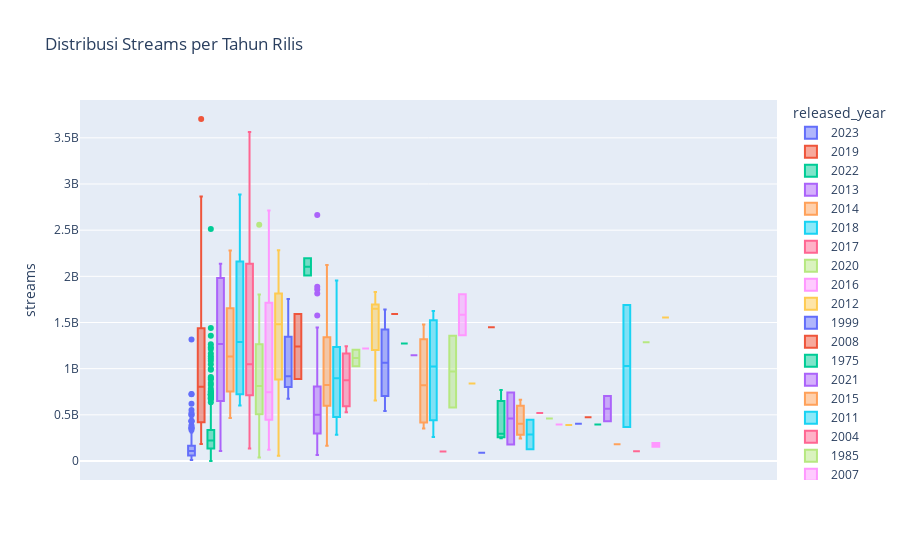

This figure's notebook cell:
### Code cell
box_fig.show()

### Figure 1 — Plotly figure (JSON) as saved in the notebook; plotly's stock layout.template omitted (floating-point values rounded to 4 significant figures; data arrays with more than 128 entries replaced by an {"elided": "..."} marker saying what was removed)
{"data": [{"alignmentgroup": "True", "hovertemplate": "released_year=2023<br>streams=%{y}<extra></extra>", "legendgroup": "2023", "marker": {"color": "#636efa"}, "name": "2023", "notched": false, "offsetgroup": "2023", "orientation": "v", "showlegend": true, "type": "box", "x0": " ", "xaxis": "x", "y": {"elided": "175 int values"}, "y0": " ", "yaxis": "y"}, {"alignmentgroup": "True", "hovertemplate": "released_year=2019<br>streams=%{y}<extra></extra>", "legendgroup": "2019", "marker": {"color": "#EF553B"}, "name": "2019", "notched": false, "offsetgroup": "2019", "orientation": "v", "showlegend": true, "type": "box", "x0": " ", "xaxis": "x", "y": [800840817, 3703895074, 2322580122, 411747614, 929964809, 265882712, 2132335812, 185240616, 244658767, 1435127549, 1065580332, 2303033973, 726837877, 540539717, 686734357, 1608045237, 1138474110, 2864791672, 991336132, 865640097, 1759567999, 426204830, 554875730, 467727006, 563902868, 203680270, 282883169, 2484812918, 461437791, 1439191367, 236872197, 1023187129, 807015863, 1304313953, 244891912, 387080183], "y0": " ", "yaxis": "y"}, {"alignmentgroup": "True", "hovertemplate": "released_year=2022<br>streams=%{y}<extra></extra>", "legendgroup": "2022", "marker": {"color": "#00cc96"}, "name": "2022", "notched": false, "offsetgroup": "2022", "orientation": "v", "showlegend": true, "type": "box", "x0": " ", "xaxis": "x", "y": {"elided": "402 int values"}, "y0": " ", "yaxis": "y"}, {"alignmentgroup": "True", "hovertemplate": "released_year=2013<br>streams=%{y}<extra></extra>", "legendgroup": "2013", "marker": {"color": "#ab63fa"}, "name": "2013", "notched": false, "offsetgroup": "2013", "orientation": "v", "showlegend": true, "type": "box", "x0": " ", "xaxis": "x", "y": [1297026226, 2011464183, 1788326445, 1267333350, 2135158446, 834129063, 485285717, 2086124197, 240769997, 109091573, 1970673297, 933815613, 703301727], "y0": " ", "yaxis": "y"}, {"alignmentgroup": "True", "hovertemplate": "released_year=2014<br>streams=%{y}<extra></extra>", "legendgroup": "2014", "marker": {"color": "#FFA15A"}, "name": "2014", "notched": false, "offsetgroup": "2014", "orientation": "v", "showlegend": true, "type": "box", "x0": " ", "xaxis": "x", "y": [1355959075, 786181836, 1791000570, 1113838873, 1131090940, 466231982, 972164968, 1606986953, 646886885, 1456081449, 2280566092, 2236667932, 588955257], "y0": " ", "yaxis": "y"}, {"alignmentgroup": "True", "hovertemplate": "released_year=2018<br>streams=%{y}<extra></extra>", "legendgroup": "2018", "marker": {"color": "#19d3f3"}, "name": "2018", "notched": false, "offsetgroup": "2018", "orientation": "v", "showlegend": true, "type": "box", "x0": " ", "xaxis": "x", "y": [2808096550, 2887241814, 1374581173, 705469769, 1449799467, 599770206, 2159346687, 1200808494, 1122364376, 723043854], "y0": " ", "yaxis": "y"}, {"alignmentgroup": "True", "hovertemplate": "released_year=2017<br>streams=%{y}<extra></extra>", "legendgroup": "2017", "marker": {"color": "#FF6692"}, "name": "2017", "notched": false, "offsetgroup": "2017", "orientation": "v", "showlegend": true, "type": "box", "x0": " ", "xaxis": "x", "y": [1047101291, 685032533, 1605224506, 1116995633, 2355719893, 2559529074, 2594040133, 3562543890, 841749534, 920045682, 1022258230, 1897517891, 690104769, 135723538, 888046992, 1367810478, 777765388, 2288695111, 1929770265, 498960285, 2204080728, 184706613, 284216603], "y0": " ", "yaxis": "y"}, {"alignmentgroup": "True", "hovertemplate": "released_year=2020<br>streams=%{y}<extra></extra>", "legendgroup": "2020", "marker": {"color": "#B6E880"}, "name": "2020", "notched": false, "offsetgroup": "2020", "orientation": "v", "showlegend": true, "type": "box", "x0": " ", "xaxis": "x", "y": [570515054, 812019557, 2557975762, 38411956, 607123776, 1591223784, 405136812, 1221813483, 698086140, 403097450, 1301799902, 872137015, 1555511105, 826623384, 1802514301, 1735441776, 578207856, 1168642797, 530511203, 1763363713, 501541661, 1692897992, 1699402402, 506778838, 1062345656, 1252563873, 951637566, 1180094974, 327498031, 1180896317, 685071800, 759208783, 312622938, 797196073, 339473453, 273914335, 140430339], "y0": " ", "yaxis": "y"}, {"alignmentgroup": "True", "hovertemplate": "released_year=2016<br>streams=%{y}<extra></extra>", "legendgroup": "2016", "marker": {"color": "#FF97FF"}, "name": "2016", "notched": false, "offsetgroup": "2016", "orientation": "v", "showlegend": true, "type": "box", "x0": " ", "xaxis": "x", "y": [1647990401, 2565529693, 611700552, 2713922350, 684675814, 806397070, 939844851, 2420461338, 480507035, 122763672, 956865266, 156658366, 421135627, 2591224264, 1714490998, 582863434, 445590495, 380319238], "y0": " ", "yaxis": "y"}, {"alignmentgroup": "True", "hovertemplate": "released_year=2012<br>streams=%{y}<extra></extra>", "legendgroup": "2012", "marker": {"color": "#FECB52"}, "name": "2012", "notched": false, "offsetgroup": "2012", "orientation": "v", "showlegend": true, "type": "box", "x0": " ", "xaxis": "x", "y": [1813673666, 2282771485, 58054811, 882831184, 1093605526, 1481349984, 1661187319, 1840364617, 1479264469, 822239726], "y0": " ", "yaxis": "y"}, {"alignmentgroup": "True", "hovertemplate": "released_year=1999<br>streams=%{y}<extra></extra>", "legendgroup": "1999", "marker": {"color": "#636efa"}, "name": "1999", "notched": false, "offsetgroup": "1999", "orientation": "v", "showlegend": true, "type": "box", "x0": " ", "xaxis": "x", "y": [1755214421, 1210599487, 843309044, 675039469, 918915401], "y0": " ", "yaxis": "y"}, {"alignmentgroup": "True", "hovertemplate": "released_year=2008<br>streams=%{y}<extra></extra>", "legendgroup": "2008", "marker": {"color": "#EF553B"}, "name": "2008", "notched": false, "offsetgroup": "2008", "orientation": "v", "showlegend": true, "type": "box", "x0": " ", "xaxis": "x", "y": [1592909789, 887906111], "y0": " ", "yaxis": "y"}, {"alignmentgroup": "True", "hovertemplate": "released_year=1975<br>streams=%{y}<extra></extra>", "legendgroup": "1975", "marker": {"color": "#00cc96"}, "name": "1975", "notched": false, "offsetgroup": "1975", "orientation": "v", "showlegend": true, "type": "box", "x0": " ", "xaxis": "x", "y": [2009094673, 2197010679], "y0": " ", "yaxis": "y"}, {"alignmentgroup": "True", "hovertemplate": "released_year=2021<br>streams=%{y}<extra></extra>", "legendgroup": "2021", "marker": {"color": "#ab63fa"}, "name": "2021", "notched": false, "offsetgroup": "2021", "orientation": "v", "showlegend": true, "type": "box", "x0": " ", "xaxis": "x", "y": [2665343922, 838079900, 330346424, 1167330737, 350381515, 726434358, 1406111294, 415932686, 1302184087, 357580552, 652704649, 191945597, 1223481149, 1061966512, 1814349763, 1260594497, 972509632, 1329090101, 356709897, 809306935, 1007612429, 674772936, 432719968, 1309887447, 130655803, 1887039593, 1575467011, 1042568408, 267758538, 920797189, 539595276, 775542072, 863625566, 656013912, 1056760045, 611994237, 1230855859, 582981380, 1858144199, 240684449, 583687007, 466214729, 225259194, 393230256, 287201015, 342779426, 673801126, 383550148, 510876816, 1445941661, 374191487, 436695353, 421040617, 354065229, 1143647827, 672656250, 1256880657, 245095641, 261414174, 610045621, 1115880852, 594482982, 566954746, 374706940, 184937148, 167076418, 363467642, 247737946, 154797871, 198883004, 850608354, 376333030, 516784627, 513643924, 261286503, 783706581, 422691058, 851070493, 263894529, 345903614, 427486004, 624515457, 412795151, 355219175, 290228626, 432702334, 489945871, 465959382, 1223481149, 720825549, 593917618, 200972675, 560222750, 528544703, 651732901, 608334048, 863756573, 797402345, 223319934, 226897599, 258316038, 596152090, 177129919, 185408548, 252871192, 231996128, 209768491, 181328253, 317622165, 546191065, 394030335, 346127840, 665765558, 263779030, 408843328, 499710590, 65719930, 184826429, 183273246], "y0": " ", "yaxis": "y"}, {"alignmentgroup": "True", "hovertemplate": "released_year=2015<br>streams=%{y}<extra></extra>", "legendgroup": "2015", "marker": {"color": "#FFA15A"}, "name": "2015", "notched": false, "offsetgroup": "2015", "orientation": "v", "showlegend": true, "type": "box", "x0": " ", "xaxis": "x", "y": [165484133, 1410088830, 1947371785, 789753877, 571386359, 824420218, 1127468248, 370068639, 924193303, 677389855, 2123309722], "y0": " ", "yaxis": "y"}, {"alignmentgroup": "True", "hovertemplate": "released_year=2011<br>streams=%{y}<extra></extra>", "legendgroup": "2011", "marker": {"color": "#19d3f3"}, "name": "2011", "notched": false, "offsetgroup": "2011", "orientation": "v", "showlegend": true, "type": "box", "x0": " ", "xaxis": "x", "y": [983637508, 1163620694, 1953533826, 284819874, 1235005533, 372476382, 807561936, 476244795, 629173063, 1457139296], "y0": " ", "yaxis": "y"}, {"alignmentgroup": "True", "hovertemplate": "released_year=2004<br>streams=%{y}<extra></extra>", "legendgroup": "2004", "marker": {"color": "#FF6692"}, "name": "2004", "notched": false, "offsetgroup": "2004", "orientation": "v", "showlegend": true, "type": "box", "x0": " ", "xaxis": "x", "y": [1241559043, 1089402494, 657723613, 527033089], "y0": " ", "yaxis": "y"}, {"alignmentgroup": "True", "hovertemplate": "released_year=1985<br>streams=%{y}<extra></extra>", "legendgroup": "1985", "marker": {"color": "#B6E880"}, "name": "1985", "notched": false, "offsetgroup": "1985", "orientation": "v", "showlegend": true, "type": "box", "x0": " ", "xaxis": "x", "y": [1205951614, 1024858327], "y0": " ", "yaxis": "y"}, {"alignmentgroup": "True", "hovertemplate": "released_year=2007<br>streams=%{y}<extra></extra>", "legendgroup": "2007", "marker": {"color": "#FF97FF"}, "name": "2007", "notched": false, "offsetgroup": "2007", "orientation": "v", "showlegend": true, "type": "box", "x0": " ", "xaxis": "x", "y": [1217120710], "y0": " ", "yaxis": "y"}, {"alignmentgroup": "True", "hovertemplate": "released_year=2002<br>streams=%{y}<extra></extra>", "legendgroup": "2002", "marker": {"color": "#FECB52"}, "name": "2002", "notched": false, "offsetgroup": "2002", "orientation": "v", "showlegend": true, "type": "box", "x0": " ", "xaxis": "x", "y": [1687664027, 1829992958, 655466831, 1695712020, 1202722675, 1608164312], "y0": " ", "yaxis": "y"}, {"alignmentgroup": "True", "hovertemplate": "released_year=2010<br>streams=%{y}<extra></extra>", "legendgroup": "2010", "marker": {"color": "#636efa"}, "name": "2010", "notched": false, "offsetgroup": "2010", "orientation": "v", "showlegend": true, "type": "box", "x0": " ", "xaxis": "x", "y": [1279434863, 621660989, 950906471, 1641426668, 540654286, 1472799873, 1062956628], "y0": " ", "yaxis": "y"}, {"alignmentgroup": "True", "hovertemplate": "released_year=1983<br>streams=%{y}<extra></extra>", "legendgroup": "1983", "marker": {"color": "#EF553B"}, "name": "1983", "notched": false, "offsetgroup": "1983", "orientation": "v", "showlegend": true, "type": "box", "x0": " ", "xaxis": "x", "y": [1593270737], "y0": " ", "yaxis": "y"}, {"alignmentgroup": "True", "hovertemplate": "released_year=1992<br>streams=%{y}<extra></extra>", "legendgroup": "1992", "marker": {"color": "#00cc96"}, "name": "1992", "notched": false, "offsetgroup": "1992", "orientation": "v", "showlegend": true, "type": "box", "x0": " ", "xaxis": "x", "y": [1271293243], "y0": " ", "yaxis": "y"}, {"alignmentgroup": "True", "hovertemplate": "released_year=1968<br>streams=%{y}<extra></extra>", "legendgroup": "1968", "marker": {"color": "#ab63fa"}, "name": "1968", "notched": false, "offsetgroup": "1968", "orientation": "v", "showlegend": true, "type": "box", "x0": " ", "xaxis": "x", "y": [1145727611], "y0": " ", "yaxis": "y"}, {"alignmentgroup": "True", "hovertemplate": "released_year=1984<br>streams=%{y}<extra></extra>", "legendgroup": "1984", "marker": {"color": "#FFA15A"}, "name": "1984", "notched": false, "offsetgroup": "1984", "orientation": "v", "showlegend": true, "type": "box", "x0": " ", "xaxis": "x", "y": [1479115056, 1159176109, 481697415, 351636786], "y0": " ", "yaxis": "y"}, {"alignmentgroup": "True", "hovertemplate": "released_year=2000<br>streams=%{y}<extra></extra>", "legendgroup": "2000", "marker": {"color": "#19d3f3"}, "name": "2000", "notched": false, "offsetgroup": "2000", "orientation": "v", "showlegend": true, "type": "box", "x0": " ", "xaxis": "x", "y": [1424589568, 1624165576, 261116938, 624101957], "y0": " ", "yaxis": "y"}, {"alignmentgroup": "True", "hovertemplate": "released_year=1997<br>streams=%{y}<extra></extra>", "legendgroup": "1997", "marker": {"color": "#FF6692"}, "name": "1997", "notched": false, "offsetgroup": "1997", "orientation": "v", "showlegend": true, "type": "box", "x0": " ", "xaxis": "x", "y": [103762518], "y0": " ", "yaxis": "y"}, {"alignmentgroup": "True", "hovertemplate": "released_year=1995<br>streams=%{y}<extra></extra>", "legendgroup": "1995", "marker": {"color": "#B6E880"}, "name": "1995", "notched": false, "offsetgroup": "1995", "orientation": "v", "showlegend": true, "type": "box", "x0": " ", "xaxis": "x", "y": [1357608774, 579395142], "y0": " ", "yaxis": "y"}, {"alignmentgroup": "True", "hovertemplate": "released_year=2003<br>streams=%{y}<extra></extra>", "legendgroup": "2003", "marker": {"color": "#FF97FF"}, "name": "2003", "notched": false, "offsetgroup": "2003", "orientation": "v", "showlegend": true, "type": "box", "x0": " ", "xaxis": "x", "y": [1361425037, 1806617704], "y0": " ", "yaxis": "y"}, {"alignmentgroup": "True", "hovertemplate": "released_year=1973<br>streams=%{y}<extra></extra>", "legendgroup": "1973", "marker": {"color": "#FECB52"}, "name": "1973", "notched": false, "offsetgroup": "1973", "orientation": "v", "showlegend": true, "type": "box", "x0": " ", "xaxis": "x", "y": [838586769], "y0": " ", "yaxis": "y"}, {"alignmentgroup": "True", "hovertemplate": "released_year=1930<br>streams=%{y}<extra></extra>", "legendgroup": "1930", "marker": {"color": "#636efa"}, "name": "1930", "notched": false, "offsetgroup": "1930", "orientation": "v", "showlegend": true, "type": "box", "x0": " ", "xaxis": "x", "y": [90598517], "y0": " ", "yaxis": "y"}, {"alignmentgroup": "True", "hovertemplate": "released_year=1994<br>streams=%{y}<extra></extra>", "legendgroup": "1994", "marker": {"color": "#EF553B"}, "name": "1994", "notched": false, "offsetgroup": "1994", "orientation": "v", "showlegend": true, "type": "box", "x0": " ", "xaxis": "x", "y": [1449779435], "y0": " ", "yaxis": "y"}, {"alignmentgroup": "True", "hovertemplate": "released_year=1958<br>streams=%{y}<extra></extra>", "legendgroup": "1958", "marker": {"color": "#00cc96"}, "name": "1958", "notched": false, "offsetgroup": "1958", "orientation": "v", "showlegend": true, "type": "box", "x0": " ", "xaxis": "x", "y": [769213520, 295998468, 245350949], "y0": " ", "yaxis": "y"}, {"alignmentgroup": "True", "hovertemplate": "released_year=1957<br>streams=%{y}<extra></extra>", "legendgroup": "1957", "marker": {"color": "#ab63fa"}, "name": "1957", "notched": false, "offsetgroup": "1957", "orientation": "v", "showlegend": true, "type": "box", "x0": " ", "xaxis": "x", "y": [741301563, 178660459], "y0": " ", "yaxis": "y"}, {"alignmentgroup": "True", "hovertemplate": "released_year=1963<br>streams=%{y}<extra></extra>", "legendgroup": "1963", "marker": {"color": "#FFA15A"}, "name": "1963", "notched": false, "offsetgroup": "1963", "orientation": "v", "showlegend": true, "type": "box", "x0": " ", "xaxis": "x", "y": [663832097, 404664135, 242767149], "y0": " ", "yaxis": "y"}, {"alignmentgroup": "True", "hovertemplate": "released_year=1959<br>streams=%{y}<extra></extra>", "legendgroup": "1959", "marker": {"color": "#19d3f3"}, "name": "1959", "notched": false, "offsetgroup": "1959", "orientation": "v", "showlegend": true, "type": "box", "x0": " ", "xaxis": "x", "y": [446390129, 127027715], "y0": " ", "yaxis": "y"}, {"alignmentgroup": "True", "hovertemplate": "released_year=1970<br>streams=%{y}<extra></extra>", "legendgroup": "1970", "marker": {"color": "#FF6692"}, "name": "1970", "notched": false, "offsetgroup": "1970", "orientation": "v", "showlegend": true, "type": "box", "x0": " ", "xaxis": "x", "y": [520034544, null], "y0": " ", "yaxis": "y"}, {"alignmentgroup": "True", "hovertemplate": "released_year=1971<br>streams=%{y}<extra></extra>", "legendgroup": "1971", "marker": {"color": "#B6E880"}, "name": "1971", "notched": false, "offsetgroup": "1971", "orientation": "v", "showlegend": true, "type": "box", "x0": " ", "xaxis": "x", "y": [460492795], "y0": " ", "yaxis": "y"}, {"alignmentgroup": "True", "hovertemplate": "released_year=1952<br>streams=%{y}<extra></extra>", "legendgroup": "1952", "marker": {"color": "#FF97FF"}, "name": "1952", "notched": false, "offsetgroup": "1952", "orientation": "v", "showlegend": true, "type": "box", "x0": " ", "xaxis": "x", "y": [395591396], "y0": " ", "yaxis": "y"}, {"alignmentgroup": "True", "hovertemplate": "released_year=1946<br>streams=%{y}<extra></extra>", "legendgroup": "1946", "marker": {"color": "#FECB52"}, "name": "1946", "notched": false, "offsetgroup": "1946", "orientation": "v", "showlegend": true, "type": "box", "x0": " ", "xaxis": "x", "y": [389771964], "y0": " ", "yaxis": "y"}, {"alignmentgroup": "True", "hovertemplate": "released_year=1979<br>streams=%{y}<extra></extra>", "legendgroup": "1979", "marker": {"color": "#636efa"}, "name": "1979", "notched": false, "offsetgroup": "1979", "orientation": "v", "showlegend": true, "type": "box", "x0": " ", "xaxis": "x", "y": [403939487], "y0": " ", "yaxis": "y"}, {"alignmentgroup": "True", "hovertemplate": "released_year=1950<br>streams=%{y}<extra></extra>", "legendgroup": "1950", "marker": {"color": "#EF553B"}, "name": "1950", "notched": false, "offsetgroup": "1950", "orientation": "v", "showlegend": true, "type": "box", "x0": " ", "xaxis": "x", "y": [473248298], "y0": " ", "yaxis": "y"}, {"alignmentgroup": "True", "hovertemplate": "released_year=1942<br>streams=%{y}<extra></extra>", "legendgroup": "1942", "marker": {"color": "#00cc96"}, "name": "1942", "notched": false, "offsetgroup": "1942", "orientation": "v", "showlegend": true, "type": "box", "x0": " ", "xaxis": "x", "y": [395591396], "y0": " ", "yaxis": "y"}, {"alignmentgroup": "True", "hovertemplate": "released_year=1986<br>streams=%{y}<extra></extra>", "legendgroup": "1986", "marker": {"color": "#ab63fa"}, "name": "1986", "notched": false, "offsetgroup": "1986", "orientation": "v", "showlegend": true, "type": "box", "x0": " ", "xaxis": "x", "y": [429504768, 704171068], "y0": " ", "yaxis": "y"}, {"alignmentgroup": "True", "hovertemplate": "released_year=2005<br>streams=%{y}<extra></extra>", "legendgroup": "2005", "marker": {"color": "#FFA15A"}, "name": "2005", "notched": false, "offsetgroup": "2005", "orientation": "v", "showlegend": true, "type": "box", "x0": " ", "xaxis": "x", "y": [180577478], "y0": " ", "yaxis": "y"}, {"alignmentgroup": "True", "hovertemplate": "released_year=1991<br>streams=%{y}<extra></extra>", "legendgroup": "1991", "marker": {"color": "#19d3f3"}, "name": "1991", "notched": false, "offsetgroup": "1991", "orientation": "v", "showlegend": true, "type": "box", "x0": " ", "xaxis": "x", "y": [1690192927, 368646862], "y0": " ", "yaxis": "y"}, {"alignmentgroup": "True", "hovertemplate": "released_year=1996<br>streams=%{y}<extra></extra>", "legendgroup": "1996", "marker": {"color": "#FF6692"}, "name": "1996", "notched": false, "offsetgroup": "1996", "orientation": "v", "showlegend": true, "type": "box", "x0": " ", "xaxis": "x", "y": [106933107], "y0": " ", "yaxis": "y"}, {"alignmentgroup": "True", "hovertemplate": "released_year=1998<br>streams=%{y}<extra></extra>", "legendgroup": "1998", "marker": {"color": "#B6E880"}, "name": "1998", "notched": false, "offsetgroup": "1998", "orientation": "v", "showlegend": true, "type": "box", "x0": " ", "xaxis": "x", "y": [1284942608], "y0": " ", "yaxis": "y"}, {"alignmentgroup": "True", "hovertemplate": "released_year=1982<br>streams=%{y}<extra></extra>", "legendgroup": "1982", "marker": {"color": "#FF97FF"}, "name": "1982", "notched": false, "offsetgroup": "1982", "orientation": "v", "showlegend": true, "type": "box", "x0": " ", "xaxis": "x", "y": [195918494, 154356956], "y0": " ", "yaxis": "y"}, {"alignmentgroup": "True", "hovertemplate": "released_year=1987<br>streams=%{y}<extra></extra>", "legendgroup": "1987", "marker": {"color": "#FECB52"}, "name": "1987", "notched": false, "offsetgroup": "1987", "orientation": "v", "showlegend": true, "type": "box", "x0": " ", "xaxis": "x", "y": [1553497987], "y0": " ", "yaxis": "y"}], "layout": {"boxmode": "group", "legend": {"title": {"text": "released_year"}, "tracegroupgap": 0}, "title": {"text": "Distribusi Streams per Tahun Rilis"}, "xaxis": {"anchor": "y", "domain": [0, 1]}, "yaxis": {"anchor": "x", "domain": [0, 1], "title": {"text": "streams"}}}}
